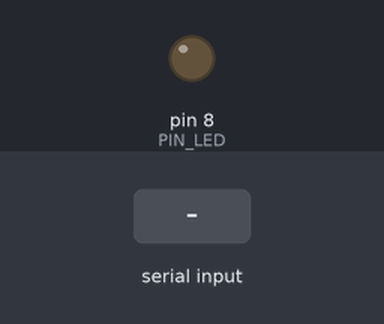
This sketch was run on a simulated Arduino Mega 2560, built with avr-gcc and run on an emulated ATmega2560. On the bench: output pins drawn as LEDs (lit = HIGH). Inputs (shaded band) come from the test bench.

Above: at 1.2 s.
1.3 s: "1" received over the second serial link
At 2.5 s:
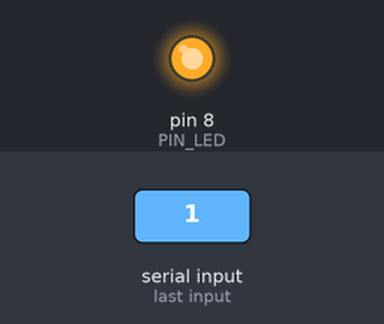
2.8 s: "0" received over the second serial link
At 3.8 s:
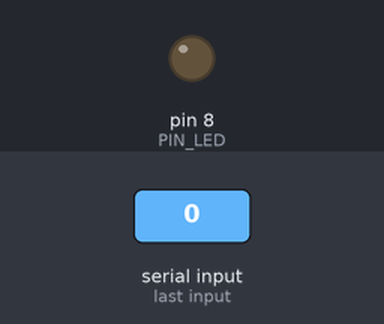
Timing chart, 0 to 5.8 s (numbered marks = the images above; inputs shaded):
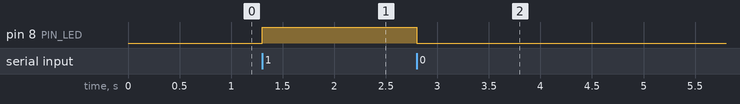

The sketch:

ledViaBT.ino
```cpp
// Contoh pengontrolan LED via Bluetooth

const byte PIN_LED = 8;

void setup()
{
  pinMode(PIN_LED, OUTPUT);

  Serial1.begin(9600);
  Serial1.println("Tekan 1 = untuk menghidupkan LED");
  Serial1.println("      0 = untuk mematikan LED");
}

void loop()
{
  char dataBt; // Data dari Bluetooth

  if (Serial1.available())
  {
    dataBt = Serial1.read();
    if (dataBt == '0')
    {
      digitalWrite(PIN_LED, LOW);
      Serial1.println("LED dimatikan...");
    }
    else if (dataBt == '1')
    {
      digitalWrite(PIN_LED, HIGH);
      Serial1.println("LED dihidupkan...");
    }
  }
}
```

Measured:
- after the input at 1.3 s, pin 8 (PIN_LED): LOW → HIGH at once
- after the input at 2.8 s, pin 8 (PIN_LED): HIGH → LOW at once
